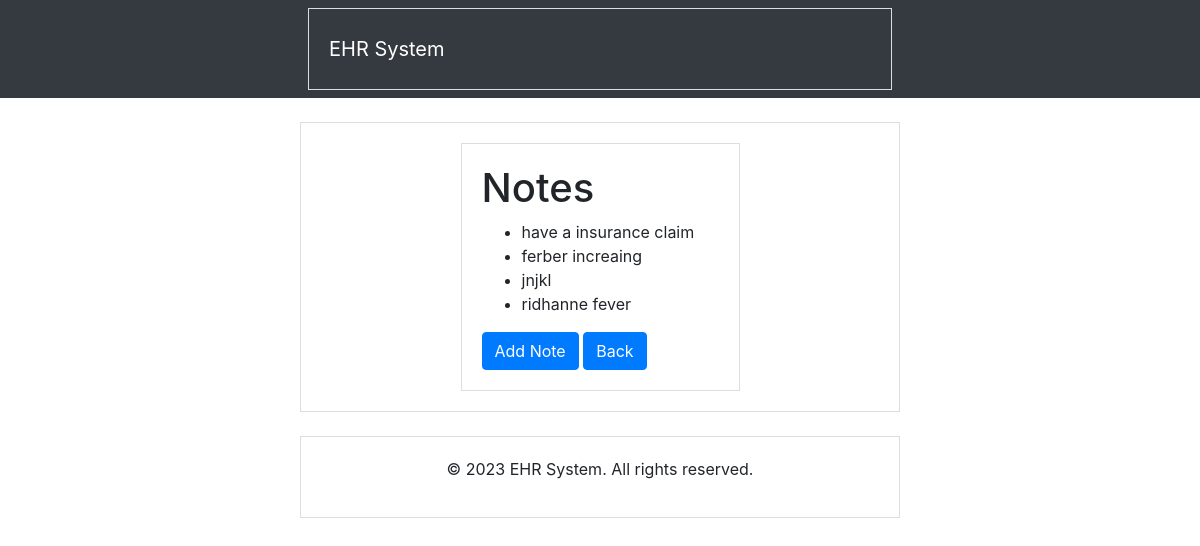
Page /patient/notes/view/2/ on the committed database.
### registration/models.py (models this page shows)
class Notes(models.Model):
    content = models.CharField(max_length=255, null=True)
    patient = models.ForeignKey(Patient, on_delete=models.CASCADE)

### patient/views.py (the view)
# urls.py: path('notes/view/<int:patient_id>/', views.getNotesByPatientId,
def getNotesByPatientId(request, patient_id):
    notes=Notes.objects.filter(patient=patient_id)
    if notes:
        return render(request, 'notes-page.html',{'notes':notes,'patient_id':patient_id})
    return render(request, 'notes-page.html',{'patient_id':patient_id})

### templates/notes-page.html (shortened to what this page needs)
{% extends 'base.html' %}
{% load static %}
{% block content %}
<div class="container">
<h1>Notes</h1>
{% if notes %}
<ul>
    {% for note in notes %}
    <li >{{note.content}}</li>
    {% endfor %}
{% else %}
<p>No notes available for this patient.</p>
{% endif %}
</ul>
 <a href='{% url 'patient:addNote' patient_id %}' class="btn btn-primary">Add Note</a>
 <a href='{% url 'patient:patient_details' patient_id %}' class="btn btn-primary">Back</a>
</div>
{% endblock %}

### templates/notes-page.html (style rules this page uses)
.container { margin: 0 auto; width: 50%; border: 1px solid #ddd; padding: 20px; }

### rows in the picture
Notes: content "have a insurance claim"
Notes: content "ferber increaing"
Notes: content "jnjkl"
Notes: content "ridhanne fever"
